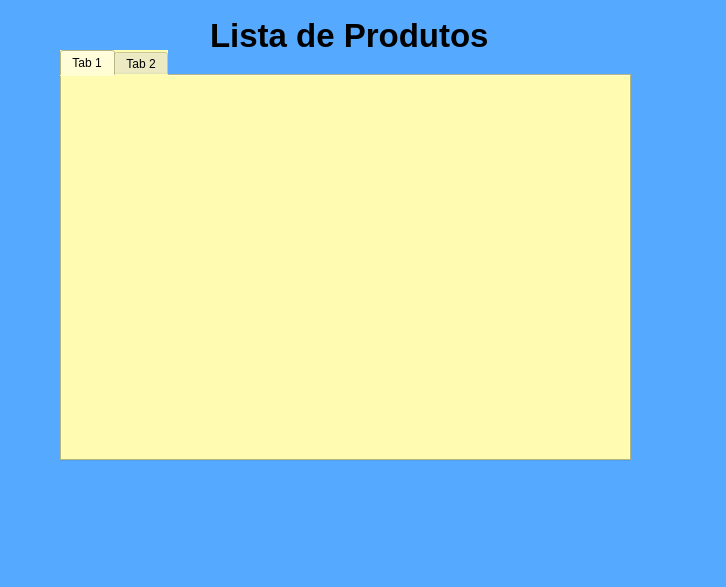
<?xml version="1.0" encoding="UTF-8"?>
<ui version="4.0">
 <class>MainWindow</class>
 <widget class="QMainWindow" name="MainWindow">
  <property name="geometry">
   <rect>
    <x>0</x>
    <y>0</y>
    <width>726</width>
    <height>587</height>
   </rect>
  </property>
  <property name="windowTitle">
   <string>MainWindow</string>
  </property>
  <property name="styleSheet">
   <string notr="true">background-color: rgb(0, 170, 0);
background-color: rgb(85, 170, 255);</string>
  </property>
  <widget class="QWidget" name="centralwidget">
   <widget class="QLabel" name="label">
    <property name="geometry">
     <rect>
      <x>210</x>
      <y>10</y>
      <width>291</width>
      <height>51</height>
     </rect>
    </property>
    <property name="font">
     <font>
      <pointsize>25</pointsize>
      <bold>true</bold>
     </font>
    </property>
    <property name="text">
     <string>Lista de Produtos</string>
    </property>
   </widget>
   <widget class="QTabWidget" name="tabWidget">
    <property name="geometry">
     <rect>
      <x>60</x>
      <y>50</y>
      <width>571</width>
      <height>411</height>
     </rect>
    </property>
    <property name="styleSheet">
     <string notr="true">background-color: rgb(255, 255, 127);
background-color: rgb(255, 252, 178);</string>
    </property>
    <widget class="QWidget" name="tab">
     <attribute name="title">
      <string>Tab 1</string>
     </attribute>
    </widget>
    <widget class="QWidget" name="tab_2">
     <attribute name="title">
      <string>Tab 2</string>
     </attribute>
    </widget>
   </widget>
  </widget>
  <widget class="QMenuBar" name="menubar">
   <property name="geometry">
    <rect>
     <x>0</x>
     <y>0</y>
     <width>726</width>
     <height>22</height>
    </rect>
   </property>
  </widget>
  <widget class="QStatusBar" name="statusbar"/>
 </widget>
 <resources/>
 <connections/>
</ui>
